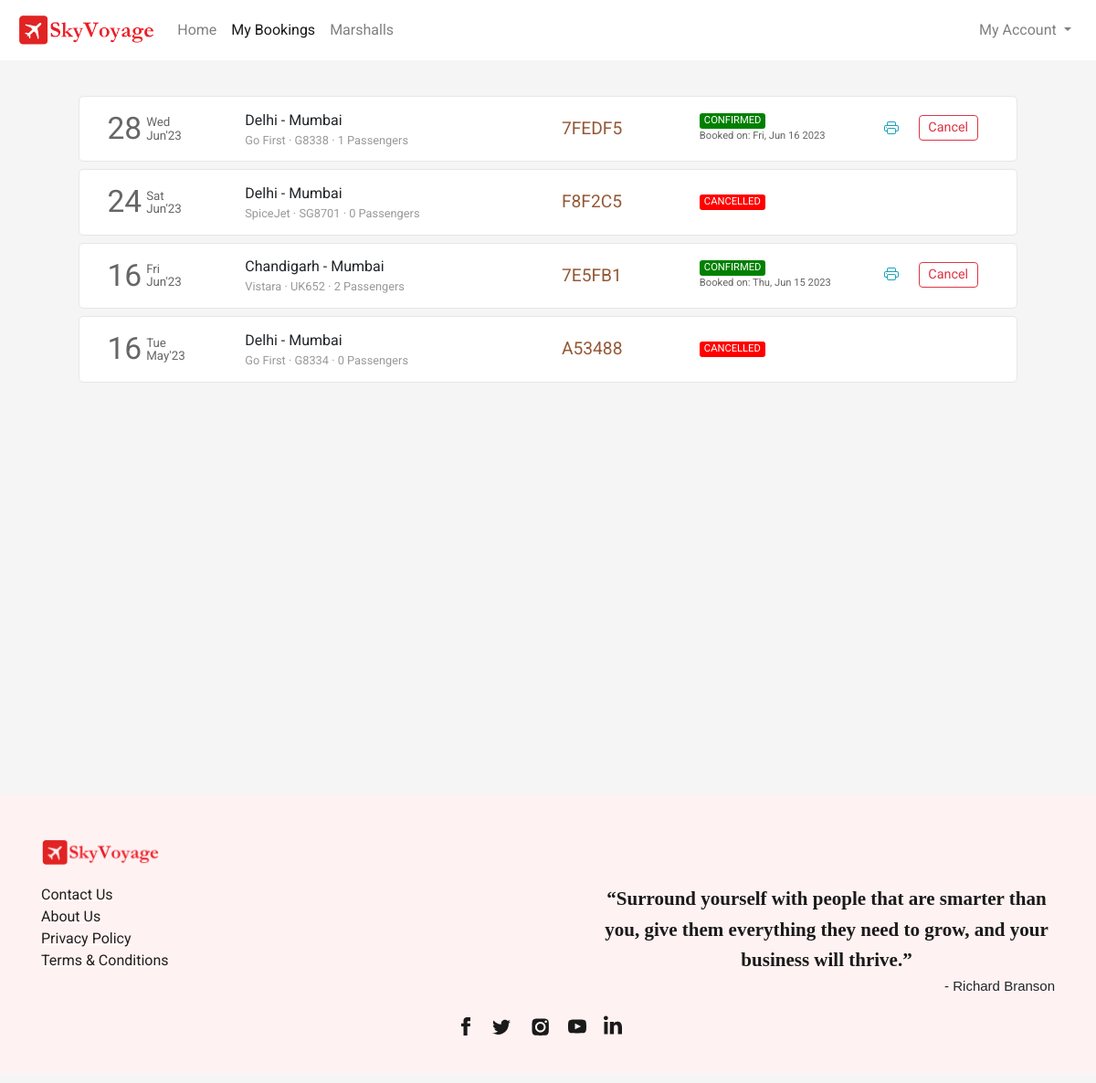
The page /flight/bookings (signed in) on the database as committed earlier.
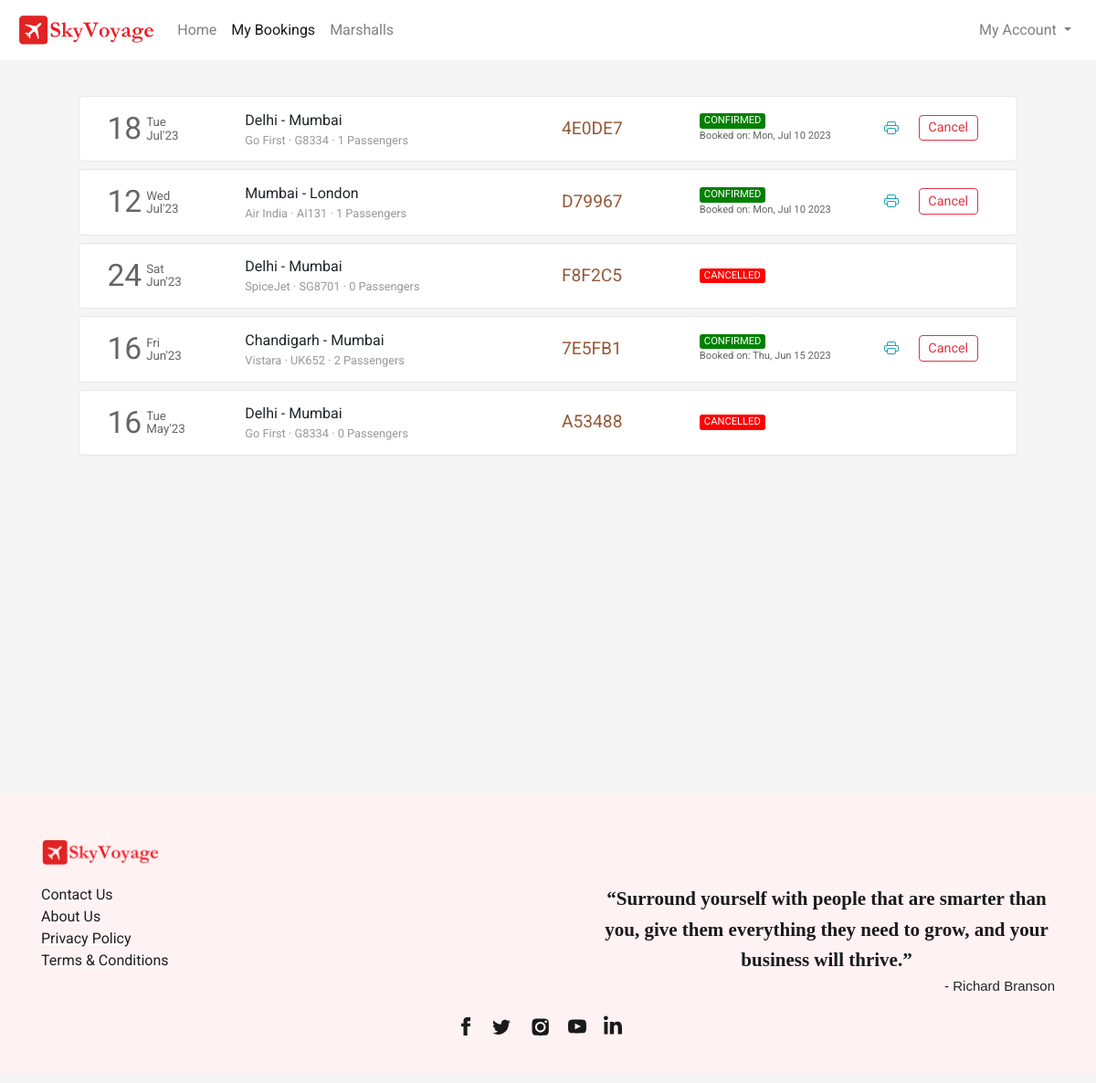
The same page on the database as committed later.
### flight/models.py (models this page shows, shortened)
class Ticket(models.Model):
    user = models.ForeignKey(User,on_delete=models.CASCADE,related_name="bookings", blank=True, null=True)
    ref_no = models.CharField(max_length=6, unique=True)
    passengers = models.ManyToManyField(Passenger, related_name="flight_tickets")
    flight = models.ForeignKey(Flight, on_delete=models.CASCADE, related_name="tickets", blank=True, null=True)
    flight_ddate = models.DateField(blank=True, null=True)
    flight_adate = models.DateField(blank=True, null=True)
    flight_fare = models.FloatField(blank=True,null=True)
    other_charges = models.FloatField(blank=True,null=True)
    coupon_used = models.CharField(max_length=15,blank=True)
    coupon_discount = models.FloatField(default=0.0)
    total_fare = models.FloatField(blank=True, null=True)
    seat_class = models.CharField(max_length=20, choices=SEAT_CLASS)
    booking_date = models.DateTimeField(default=datetime.now)
    mobile = models.CharField(max_length=20,blank=True)
    email = models.EmailField(max_length=45, blank=True)
    status = models.CharField(max_length=45, choices=TICKET_STATUS)

class Flight(models.Model):
    origin = models.ForeignKey(Place, on_delete=models.CASCADE, related_name="departures")
    destination = models.ForeignKey(Place, on_delete=models.CASCADE, related_name="arrivals")
    depart_time = models.TimeField(auto_now=False, auto_now_add=False)
    depart_day = models.ManyToManyField(Week, related_name="flights_of_the_day")
    duration = models.DurationField(null=True)
    arrival_time = models.TimeField(auto_now=False, auto_now_add=False)
    plane = models.CharField(max_length=24)
    airline = models.CharField(max_length=64)
    economy_fare = models.FloatField(null=True)
    business_fare = models.FloatField(null=True)
    first_fare = models.FloatField(null=True)

class Place(models.Model):
    city = models.CharField(max_length=64)
    airport = models.CharField(max_length=64)
    code = models.CharField(max_length=3)
    country = models.CharField(max_length=64)

### flight/views.py (the view)
# urls.py: path('flight/bookings', views.bookings, name="bookings"),
def bookings(request):
    if request.user.is_authenticated:
        tickets = Ticket.objects.filter(user=request.user).order_by('-booking_date')
        return render(request, 'flight/bookings.html', {
            'page': 'bookings',
            'tickets': tickets
        })
    else:
        return HttpResponseRedirect(reverse('accounts'))

### flight/templates/flight/bookings.html (shortened to what this page needs)
{% extends 'flight/layout.html' %}
{% load static %}
{% block head %}
    <link rel="stylesheet" href="{% static 'css/bookings_style.css' %}">
{% endblock head %}
{% block body %}
    <section class="section section1">
        <div class="container">
            {% if tickets %}
                {% for ticket in tickets %}
                    <div class="row each-booking-div" id="{{ticket.ref_no}}">
                        <div class="col-2" style="display: flex;">
                            <div style="display: flex; color: #666666; margin-top: auto;">
                                <div>
                                    <span style="font-size: 2.1em;">{{ticket.flight_ddate | date:"d"}}</span>
                                </div>
                                <div style="font-size: smaller; display: flex; margin: auto 0; padding-left: 5px; line-height: 1em;">
                                    <div style="margin: auto;">
                                        <div style="margin-bottom: 1px;">{{ticket.flight_ddate | date:"D"}}</div>
                                        <div style="margin-top: 1px;">{{ticket.flight_ddate | date:"M'y"}}</div>
                                    </div>
                                </div>
                            </div>
                        </div>
                        <div class="col-4 middle-div">
                            <div style="width:100%">
                                <div class="row places-div" style=" display: flex;">
                                    <div style="max-width: 45%;">{{ticket.flight.origin.city}}</div>
                                    <div>&nbsp;-&nbsp;</div>
                                    <div style="max-width: 45%;">{{ticket.flight.destination.city}}</div>
                                </div>
                                <div class="row places-div" style="font-size: .8em; color: #999999; ">
                                    <div style="max-width: 100%;">{{ticket.flight.airline}} &middot; {{ticket.flight.plane}} &middot; {{ticket.passengers.count}} Passengers</div>
                                </div>
                            </div>
                        </div>
                        <div class="col-2 middle-div">
                            <div style="font-size: 1.2em; color: #945937;">{{ticket.ref_no}}</div>
                        </div>
                        <div class="col-2 middle-div">
                            <div>
                                <div class="row status-div">
                                    {% if ticket.status == 'CONFIRMED' %}
                                        <div class="green">{{ticket.status}}</div>
                                    {% endif %}
                                    {% if ticket.status == 'CANCELLED' %}
                                        <div class="red">{{ticket.status}}</div>
                                    {% endif %}
                                </div>
                                <div class="row booking-date-div" style="font-size: .7em; color: #666;">
                                    {% if ticket.status == 'CONFIRMED' %}
                                        Booked on: {{ticket.booking_date | date:"D, M d Y"}}
                                    {% endif %}
                                </div>
                            </div>
                        </div>
                        <div class="col-2 last-div">
                            <div>
                                <div class="ticket-action-div">
                                    {% if ticket.status == 'CONFIRMED' %}
                                        <form action="{% url 'getticket' %}" method="get" target="_blank">
                                            <button type="submit" class="btn btn-outline-info btnp pbtn">
                                            </button>
                                        </form>
                                        <button class="btn btn-outline-danger btnp cbtn"  data-ref="{{ticket.ref_no}}" onclick="popup(this)">Cancel</button>
                                    {% endif %}
                                </div>
                            </div>
                        </div>
                    </div>
                {% endfor %}
            {% endif %}
        </div>
    </section>
{% endblock %}

### flight/templates/flight/layout.html (shortened to what this page needs)
{% load static %}
<!DOCTYPE html>
<html lang="en">
<head>
  <link rel="stylesheet" href="https://stackpath.bootstrapcdn.com/bootstrap/4.4.1/css/bootstrap.min.css">
  <link rel="stylesheet" href="https://use.typekit.net/cav5lva.css">
  <link rel="stylesheet" href="{% static 'css/layout_style.css' %}">
  {% block head %}
  {% endblock %}
</head>
<body>
  <div class="container-fluid">
    <nav class="navbar navbar-expand-lg navbar-light fixed-top">
      <a class="navbar-brand" href="{% url 'index' %}">
          <img src="{% static 'img/icon_logo.png' %}" height="34" alt="">
      </a>
      <div class="collapse navbar-collapse" id="navbarSupportedContent">
        <ul class="navbar-nav mr-auto">
          <li class="nav-item {% if not page %}active{% endif %}">
            <a class="nav-link" href="{% url 'index' %}">Home</a>
          </li>
          <li class="nav-item {% if page == 'bookings' %}active{% endif %}">
            <a class="nav-link" href="{% url 'bookings' %}">My Bookings</a>
          </li>
          {% if user.is_superuser %}
          <li class="nav-item {% if page == 'MarshallIndex' %}active{% endif %}">
            <a class="nav-link" href="{% url 'MarshallIndex' %}">Marshalls</a>
          </li>
          {% endif %}
        </ul>
        <ul class="navbar-nav ml-auto">
          {% if not user.is_authenticated %}
            <li class="nav-item">
              <button class="btn btn-outline-danger" style="border-radius: 25rem;" onclick="window.location.href = '/accounts';">
                <svg width="1.1em" height="1.1em" viewBox="0 1.5 16 16" class="bi bi-person-fill" fill="currentColor" xmlns="http://www.w3.org/2000/svg">
                  <path fill-rule="evenodd" d="M3 14s-1 0-1-1 1-4 6-4 6 3 6 4-1 1-1 1H3zm5-6a3 3 0 1 0 0-6 3 3 0 0 0 0 6z"/>
                </svg>
                Login
              </button>
            </li>
          {% else %}
            <li class="nav-item dropdown my-account">
              <a class="nav-link dropdown-toggle" href="#" id="navbarDropdown" role="button" data-toggle="dropdown" aria-haspopup="true" aria-expanded="false">
                My Account
              </a>
            </li>
          {% endif %}
        </ul>
      </div>
    </nav>
    <main>
      {% block body %}{% endblock %}
    </main>
    <footer>
      <div class="container">
        <div>
          <div class="logo-container">
            <img src="{% static 'img/icon_logo.png' %}">
          </div>
          <div class="footer-content">
            <div class="links-container">
              <div>
                <ul class="link-list">
                  <li class="list-item"><a class="footer-links" href="{% url 'contact' %}">Contact Us</a></li>
                  <li class="list-item"><a class="footer-links" href="{% url 'aboutus' %}">About Us</a></li>
                  <li class="list-item"><a class="footer-links" href="{% url 'privacypolicy' %}">Privacy Policy</a></li>
                  <li class="list-item"><a class="footer-links" href="{% url 'termsandconditions' %}">Terms &amp; Conditions</a></li>
                </ul>
              </div>
            </div>
            <div class="quote-container">
              <div class="quote">“Surround yourself with people that are smarter than you, give them everything they need to grow, and your business will thrive.”</div>
              <div class="quote-by">- Richard Branson</div>
            </div>
          </div>
          <div class="social-links">
            <div class="social-icons">
              <a href="#" class="social-icon">
              </a>
              <a href="#" class="social-icon">
              </a>
              <a href="#" class="social-icon">
              </a>
              <a href="#" class="social-icon">
              </a>
              <a href="#" class="social-icon">
              </a>
            </div>
          </div>
        </div>
      </div>
    </footer>
  </div>
</body>
</html>

### flight/static/css/layout_style.css (style rules this page uses)
body { margin: 0px; padding: 0px; font-family: "Rubik", sans-serif; font-weight: normal; font-style: normal; min-width: 250px; }
.container-fluid { padding-left: 0px; padding-right: 0px; }
.navbar { padding: .7rem 1.2rem; background-color: #fff; transition-duration: .2s; }
.section { background-size: cover; background-position: center; background-repeat: no-repeat; padding: 30px 50px; min-height: 100vh; margin-top: 70px; }
footer { background-color: rgb(255,242,242); margin-top: 0px; padding-top: 1px; }
footer .container > div { font-family: Barlow, sans-serif; margin: 48px 0px 10px; flex-shrink: 0; max-width: 100%; overflow: hidden; }
.footer-content { padding-top: 20px; display: flex; -webkit-box-pack: justify; justify-content: space-between; }
.links-container { text-align: left; flex-direction: row; display: flex; }
.quote-container { text-align: right; }
.logo-container img { width: 130px; }
.links-container > div { flex: 1 0 0px; }
.links-container > div ul { padding-inline-start: 0px; margin-block-start: 0px; margin-block-end: 0px; list-style-type: none; margin-right: 50px; }
.footer-links { white-space: nowrap; color: rgb(31, 31, 31); text-decoration: underline solid rgb(255, 255, 255); transition: all 0.1s ease 0s; }
.quote-container .quote { font-family: utopia-std, serif; text-align: center; color: rgb(26, 26, 26); max-width: 500px; margin: auto; font-size: 21px; font-weight: 600; line-height: 1.6; }
.quote-container .quote-by { font-family: sans-serif; font-size: 15px; }
.social-icons { list-style-type: none; display: flex; margin: 0px auto; padding: 20px 0px; width: 100%; max-width: 200px; justify-content: space-evenly; }
.social-icons a { height: 44px; width: 44px; }

### flight/static/css/bookings_style.css (style rules this page uses)
* { font-family: 'Roboto', sans-serif; }
body { background-color: #f5f5f5; word-wrap: break-word; }
.container { cursor: pointer; }
.each-booking-div { width: 96%; margin: 5px auto 8px auto; transition-duration: .4s; padding: 10px 15px; background-color: #fff; border: 1px solid #e6e6e6; border-radius: 5px; }
.btnp { padding: .15rem .6rem; font-size: .9em; margin-top: 3px; margin-bottom: 5px; }
.each-booking-div > div { display: flex; overflow: auto; }
.each-booking-div > div > div { margin-top: auto; margin-bottom: auto; width: 100%; }
.green, .red, .orange { border-radius: 3px; color: white; padding-left: 5px; padding-right: 5px; font-size: .7em; }
.green { background-color: green; }
.red { background-color: red; }
.ticket-action-div { display: flex; justify-content: space-evenly; }
.pbtn, .rbtn { border: 0; }

Rows that differ between the two databases and show on the page:
removed Ticket: flight_ddate "28", flight_ddate "Wed", flight_ddate "Jun'23", flight.origin.city "Delhi", flight.destination.city "Mumbai", flight.airline "Go First", flight.plane "G8338", passengers.count "1", ref_no "7FEDF5", status "CONFIRMED", booking_date "Fri, Jun 16 2023"
added Ticket: flight_ddate "18", flight_ddate "Tue", flight_ddate "Jul'23", flight.origin.city "Delhi", flight.destination.city "Mumbai", flight.airline "Go First", flight.plane "G8334", passengers.count "1", ref_no "4E0DE7", status "CONFIRMED", booking_date "Mon, Jul 10 2023"
added Ticket: flight_ddate "12", flight_ddate "Wed", flight_ddate "Jul'23", flight.origin.city "Mumbai", flight.destination.city "London", flight.airline "Air India", flight.plane "AI131", passengers.count "1", ref_no "D79967", status "CONFIRMED", booking_date "Mon, Jul 10 2023"
